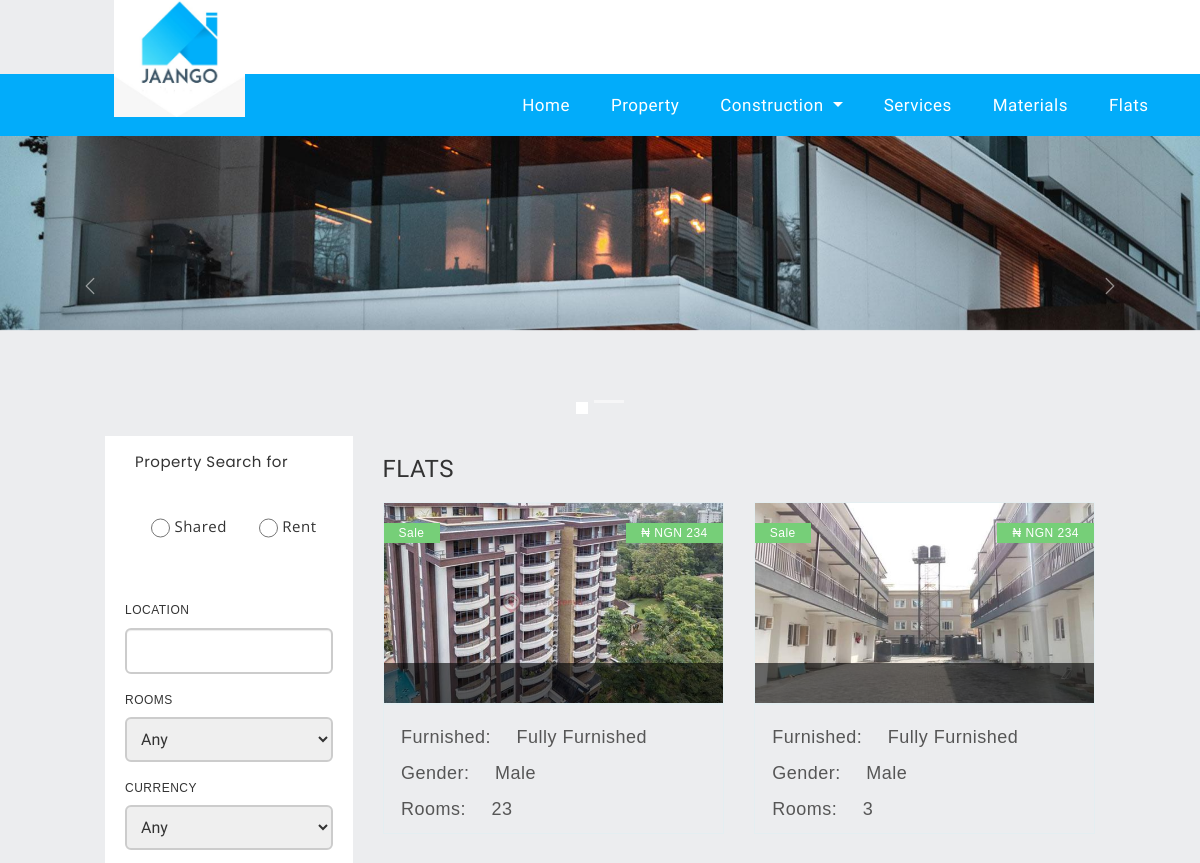
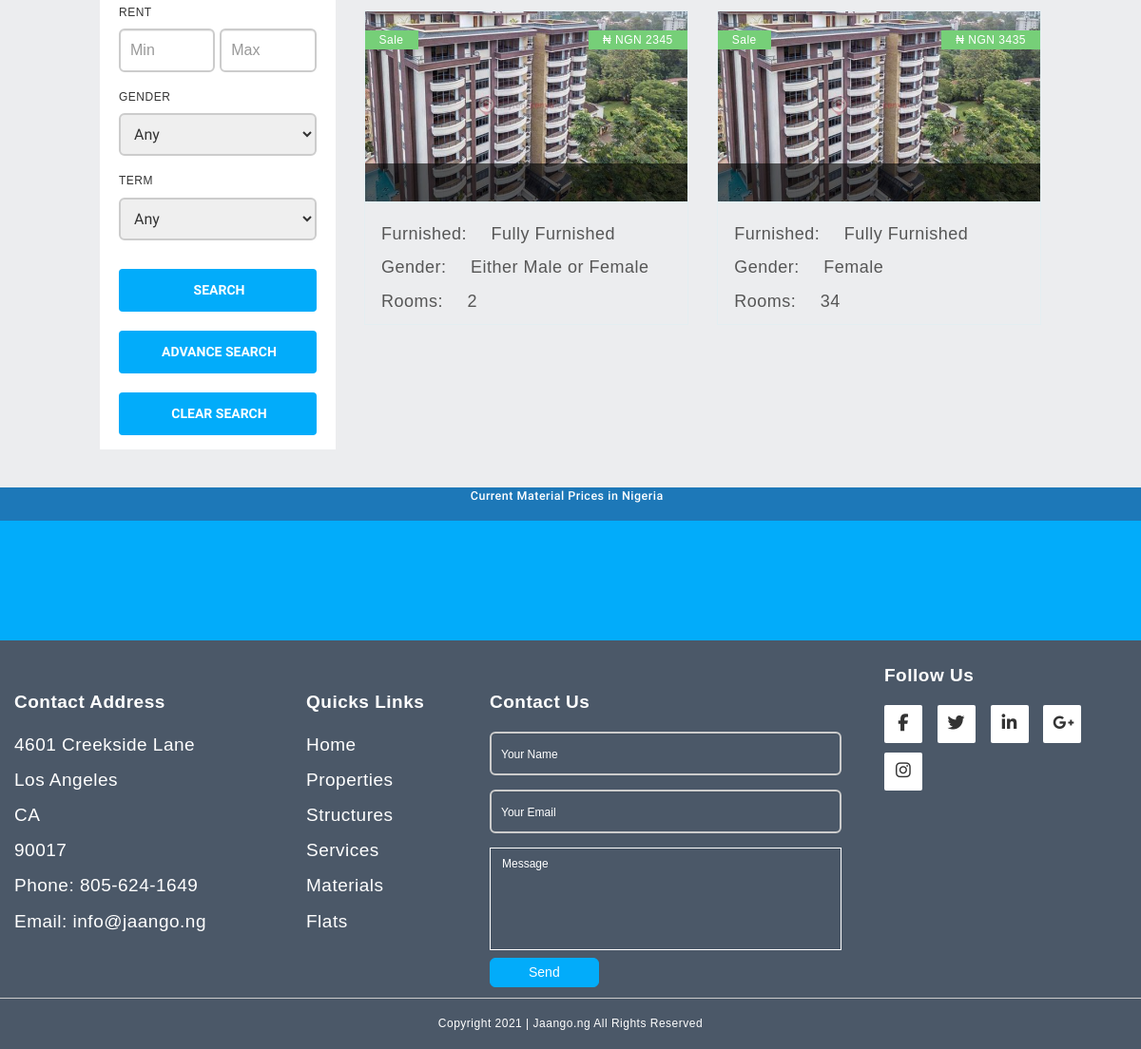
Page /flats on the committed database (2 pictures, top to bottom).
### app/models.py (models this page shows, shortened)
class Flat(models.Model):
    termChoice = [
        ("1 Month","1 Month"),
        ("2 Months","2 Months"),
        ("3 Months","3 Months"),
        ("4 Months","4 Months"),
        ("5 Months","5 Months"),
        ("6 Months","6 Months"),
        ("7 Months","7 Months"),
        ("8 Months","8 Months"),
        ("9 Months","9 Months"),
        ("10 Months","10 Months"),
        ("11 Months","11 Months"),
        ("1 Year","1 Year"),
        ("1.5 Years","1.5 Years"),
        ("2 Years","2 Years"),
        ("2+ Year","2+ Year")
    ]
    occupation = [
        ("Students","Students"),
        ("Professionals","Professionals")
    ]
    gender = [
        ("Couple","Couple"),
        ("Male","Male"),
        ("Either Male or Female","Either Male or Female"),
        ("Female","Female")
    ]
    user = models.ForeignKey(User,on_delete=models.CASCADE)
    Type = models.CharField(max_length=20,choices=Property.type)
    Title= models.CharField(default="",max_length=50)
    Location= models.CharField(default="",max_length=150)
    Description = models.CharField(default="",max_length=250)
    Address = models.CharField(default="",max_length=200)
    Rooms = models.IntegerField()
    Price = models.IntegerField()
    Currency= models.CharField(choices=Property.currency,max_length=20)
    Bills = models.BooleanField(default=0)
    Term = models.CharField(max_length=90,choices=termChoice)
    Short = models.BooleanField()
    Toilet = models.BooleanField()
    Furnishing = models.BooleanField()
    Parking = models.BooleanField()
    Garage = models.BooleanField()
    Garden = models.BooleanField()
    Balcony = models.BooleanField()
    LivingRoom = models.BooleanField()
    Broadband = models.BooleanField()
    MaxAge = models.IntegerField()
    Gender = models.CharField(max_length=50,choices=gender)
    Occupation = models.CharField(max_length=40,choices =occupation)
    Smoker = models.BooleanField()
    Pets = models.BooleanField()
    Date = models.DateField(default=timezone.now)
    image1 = models.FileField(upload_to="Images",null=True,blank=True)
    image1Verify = models.BooleanField(blank=True,null=True)

### app/views.py (the view, shortened to what this page needs)
# urls.py: path("flats",views.flats,name="flats"),
def flats(request):
    data = {}
    newList = []
    data["currency"] = currency
    flatData = models.Flat.objects.all()
    data["flat"] = flatData
    data["ptype"] = models.Flat.gender
    data["term"] = models.Flat.termChoice
    data["occu"] = models.Flat.occupation
    return render(request, "flats.html", data)

### Templates/flats.html (shortened to what this page needs)
{% extends "base.html" %}
    {% block corousal %}
    <div id="carouselExampleIndicators" class="carousel slide coros" data-bs-ride="carousel">
      <div class="carousel-indicators">
        <button type="button" data-bs-target="#carouselExampleIndicators" data-bs-slide-to="0" class="active"
          aria-current="true" aria-label="Slide 1"></button>
        <button type="button" data-bs-target="#carouselExampleIndicators" data-bs-slide-to="1"
          aria-label="Slide 2"></button>
      </div>
      <div class="carousel-inner">
        <div class="carousel-item active">
          <img src="/static/assets/images/flat1.jpg" class="d-block w-100" alt="image">
        </div>
      </div>
      <button class="carousel-control-prev" type="button" data-bs-target="#carouselExampleIndicators"
        data-bs-slide="prev">
        <span class="carousel-control-prev-icon" aria-hidden="true"></span>
      </button>
      <button class="carousel-control-next" type="button" data-bs-target="#carouselExampleIndicators"
        data-bs-slide="next">
        <span class="carousel-control-next-icon" aria-hidden="true"></span>
      </button>
    </div>
    {% endblock %}
{% block body %}
</html>
<div class="container-fluid content">
    <div class="row search-filter-row">
        <div class="col-md-4 col-lg-3 search-filters" id="default" style="background-color:rgb(243, 229, 229);">
            <form method="POST" action="/flats">{% csrf_token %}
                <ul class="list-unstyled">
                    <li>
                        <div class="radio">
                            <lable style="margin-left: 10px;">Property Search for</lable>
                            <div class="radiocheck">
                                <ul id="id_sale" class="validation">
                                    <li><label for="id_sale_0"><input type="radio" name="sale" value="Sale"
                                                class="validation" id="id_sale_0">
                                            Shared</label>
                                    </li>
                                    <li><label for="id_sale_1"><input type="radio" name="sale" value="Rent"
                                                class="validation" id="id_sale_1">
                                            Rent</label>
                                    </li>
                                </ul>
                            </div>
                        </div>
                    </li>
                    <li>
                        <h6>LOCATION</h6>
                        <input type="text" class="selectpicker form-control location-input" id="lst-city" name="lst-city"
                            data-validation="required" />
                    </li>
                    <li>
                        <h6>ROOMS</h6>
                        <select class="selectpicker" title="Any" id="lst-bed-rooms" name="lst-bed-rooms">
                            <option value="" style="display: none;">Any</option>
                        </select>
                    </li>
                    <li>
                        <h6>CURRENCY</h6>
                        <select class="selectpicker lst-currency" title="₦ NGN" id="lst-currency" name="lst-currency">
                            {% for i in currency %}
                            <option value="" style="display: none;">Any</option>
                            {% endfor %}
                        </select>
                    </li>
                    <li>
                        <h6>RENT</h6>
                        <div class="rent" style="display: flex;">
                            <input type="number" style="margin-right: 5px;  border-radius: 5px; height: 45px;"
                                class="selectpicker form-control location-input" placeholder="Min" id="rent"
                                name="rent" />
                            <input type="number" style="border-radius:5px; height: 45px;"
                                class="selectpicker form-control location-input" placeholder="Max" id="rent1"
                                name="rent1" />
                        </div>
                    </li>
                    <li>
                        <h6>GENDER</h6>
                        <select class="selectpicker" id="gender" name="gender" title="All Types">
                            {% for i in ptype %}
                            <option value="" style="display: none;">Any</option>
                            {% endfor %}
                        </select>
                    </li>
                    <li>
                        <h6>TERM</h6>
                        <select class="selectpicker lst-currency" id="term" name="term">
                            {% for i in term %}
                            <option value="" style="display: none;">Any</option>
                            {% endfor %}
                        </select>
                    </li>
                </ul>
                <button type="submit" class="btn btn-default search-filters-submit"
                    id="property-filters-submit">&nbsp;SEARCH</button>
                <button type="button" class="btn btn-default search-filters-submit" id="advanceButton">&nbsp;ADVANCE
                    SEARCH</button>
                <a href="/flats"><button type="button" class="btn btn-default search-filters-submit"
                        id="property-filters-clear">&nbsp;CLEAR
                        SEARCH</button></a>
            </form>
        </div>
        <div class="col-md-8 col-lg-9 search-list">
            <div>
                <h3 class="no-padding">FLATS</h3>
            </div>
            <div class="row" id="properties-list-container">
                {% for i in flat %}
                <div class="col-sm-6 search-list-element">
                    <a href="flats/{{i.id}}">
                        <div class="search-list-img">
                            <img src="Files/{{i.image1}}" class="img-responsive">
                            <div class="opaque-heading-field">
                            </div>
                            <div class="element-left-feature">
                                <h6 class="no-margin">{{ i.Type }}</h6>
                              </div>
                              <div class="element-right-feature">
                                <h6 class="no-margin">{{ i.Currency }} {{ i.Price }}</h6>
                              </div>
                        </div>
                    </a>
                    <div class="info-panel">
                        <div class="row no-margin features">
                            <a class="modal-locat">
                                <div class="location-tile">
                                    <span
                                        style="font-family: 'Gill Sans', 'Gill Sans MT', Calibri, 'Trebuchet MS', sans-serif; font-size: large;"
                                        aria-hidden="true">Furnished: </span>
                                    <h4 style="font-family: 'Gill Sans', 'Gill Sans MT', Calibri, 'Trebuchet MS', sans-serif; font-size: large;"
                                        class="no-margin display-inline">{% if i.Furnishing == True %} Fully Furnished{% endif %}</h4>
                                </div>
                                <div class="location-tile">
                                    <span
                                        style="font-family: 'Gill Sans', 'Gill Sans MT', Calibri, 'Trebuchet MS', sans-serif; font-size: large;"
                                        aria-hidden="true">Gender: </span>
                                    <h4 style="font-family: 'Gill Sans', 'Gill Sans MT', Calibri, 'Trebuchet MS', sans-serif; font-size: large;"
                                        class="no-margin display-inline">{{i.Gender}}</h4>
                                </div>
                                <div class="location-tile">
                                    <span
                                        style="font-family: 'Gill Sans', 'Gill Sans MT', Calibri, 'Trebuchet MS', sans-serif; font-size: large;"
                                        aria-hidden="true">Rooms: </span>
                                    <h4 style="font-family: 'Gill Sans', 'Gill Sans MT', Calibri, 'Trebuchet MS', sans-serif; font-size: large;"
                                        class="no-margin display-inline">{{i.Rooms}}</h4>
                                </div>
                            </a>
                        </div>
                    </div>
                </div>
                {% endfor %}
            </div>
        </div>
    </div>
</div>
{% endblock %}

### static/assets/css/style.css (style rules this page uses)
html, body { font-family: 'Roboto', sans-serif; margin:0; width: 100% !important; height:100%; letter-spacing: .5px; }
body { overflow-y: scroll !important; padding: 0 !important; }
h1, h2, h3, h4, h5, h6, .h1, .h2, .h3, .h4, .h5, .h6 { font-weight: 400; }
.content { padding: 0 10% 40px !important; }
p, h1, h2, h3, h4, h5, h6 { padding-left: 0 !important; }
.carousel-indicators { bottom: 10px; margin-bottom: 0; }
.carousel-indicators .active { margin: 2px 3px; }
.search-filter-row { margin-left: 0; margin-right: 0; }
.search-filters { padding: 5px 20px 20px; background-color: #ecedef; }
.search-filters div { width: 100% !important; margin-bottom: 0; }
.search-filters h6 { margin-top: 20px; }
.search-filters input { height: 34px; width: 100%; padding: 0 0 0 5px; border-radius: 0; border: 1px solid #ADADAD; }
.search-filters-submit { width: 100%; border-radius: 0; margin-top: 20px; color: #ffffff; background-color: #4b5867; border-color: transparent; }
.search-list { padding: 0 0 0 30px; }
.search-list-element { padding-bottom: 30px; padding-top: 10px; }
.search-list-element:nth-child(odd) { clear: both; }
.search-list-img { position: relative; border: 1px solid #e4eef1; cursor: pointer; }
.search-list-img img { width: 100%; height: 200px; object-fit: cover; }
.element-right-feature, .element-left-feature { padding: 4px 15px 3px; background-color: #76cf78; color: #ffffff; z-index: 2 !important; height: 20px; }
.element-left-feature { position: absolute; top: 10%; left: 0; }
.element-right-feature { position: absolute; top: 10%; right: 0; }
.opaque-heading-field { background-color: rgba(0,0,0,.6); color: #ffffff; position: absolute; min-height: 40px; width: 100%; z-index: 1; bottom: 0; }
.info-panel, .main-enquiry { border: 1px solid #e4eef1 !important; }
.features { padding: 10px; }
.location-tile { padding: 10px 0 0; }
.list-element-bottom-row h5, h4, h3 { padding-left: 20px !important; }
.materials-row h5, .search-filters-submit, .subpage-intro-tiles a, .element-heading h4, .element-left-feature h6, .element-right-feature h6, .info-table h5, .list-element-bottom-row h4, .list-element-bottom-row h3 { font-weight: 500 !important; }
.contact-top h3, .contact-top h5, .filter-option, .subpage-intro-tiles p, .materials-bottom-row h6, .info-panel { color: #565656; }
.form-control.location-input { border-radius: unset; }
input[type=radio] { height: 20px; vertical-align: middle; margin: 7px 0 !important; }
.display-inline { display: inline-block !important; }
.no-padding { padding: 0 !important; }
.no-margin { margin: 0 !important; }
a { color: inherit !important; }
* { -webkit-box-sizing: border-box; -moz-box-sizing: border-box; box-sizing: border-box; }
.carousel-inner { height: 100%; }

### static/assets/css/half-slider.css (style rules this page uses)
html, body { height: 100%; }
.carousel { height: 65%; }
.item, .active, .carousel-inner { height: 100%; }

### static/assets/css/add.css (style rules this page uses)
body { background-color: #ecedef; }
lable { font-size: 15px; font-family: 'Poppins', sans-serif; }
label { font-weight: bold; font-size: 15px; padding: 6px; margin-left: 6px; font-family: 'Open Sans', sans-serif; }
input[type="radio"], input[type="checkbox"] { margin: 5px 8px 0; margin-top: 2px; line-height: normal; }
.selectpicker { height: 45px; width: 100%; }
.selectpicker option { font-size: 17px; font-family:'Gill Sans', 'Gill Sans MT', Calibri, 'Trebuchet MS', sans-serif; font-weight: 200; }
.radiocheck ul { display: flex; }
.radiocheck ul input { width: 19px; }
.radio input[type="radio"], .radio-inline input[type="radio"], .checkbox input[type="checkbox"], .checkbox-inline input[type="checkbox"] { position: relative; }
.radiocheck ul label { margin-top: 20px; margin-bottom: 20px; }
.search-filters-submit { background-color: #02acfa; height: 45px; font-weight: bold!important; border-radius: 4px; }
.search-list { max-height: 1200px; overflow-y: scroll; }

### Templates/base.html (style rules this page uses)
* { padding: 0px; margin: 0px; }
.coros { height: 300px; }
.carousel-item { height: 300px; }
.row { margin-left: -15px; margin-right: -15px; }

### Templates/flats.html (style rules this page uses)
select { border-radius: 6px; height: 46px; padding: 10px; font-size: 16px; border: 2px solid #ccc!important; }
input { font-size: 16px!important; padding: 10px!important; border-radius: 6px!important; height: 46px!important; font-family:'Gill Sans', 'Gill Sans MT', Calibri, 'Trebuchet MS', sans-serif!important; border: 2px solid #ccc!important; }
h6 { font-family:'Gill Sans', 'Gill Sans MT', Calibri, 'Trebuchet MS', sans-serif!important; }
.search-filters { max-height: 900px; background-color: #fff!important; }

### rows in the picture
Flat: image1 (picture), Type "Sale", Currency "₦ NGN", Price "234", Furnishing "Fully Furnished", Gender "Male", Rooms "23"
Flat: image1 (picture), Type "Sale", Currency "₦ NGN", Price "234", Furnishing "Fully Furnished", Gender "Male", Rooms "3"
Flat: image1 (picture), Type "Sale", Currency "₦ NGN", Price "2345", Furnishing "Fully Furnished", Gender "Either Male or Female", Rooms "2"
Flat: image1 (picture), Type "Sale", Currency "₦ NGN", Price "3435", Furnishing "Fully Furnished", Gender "Female", Rooms "34"
